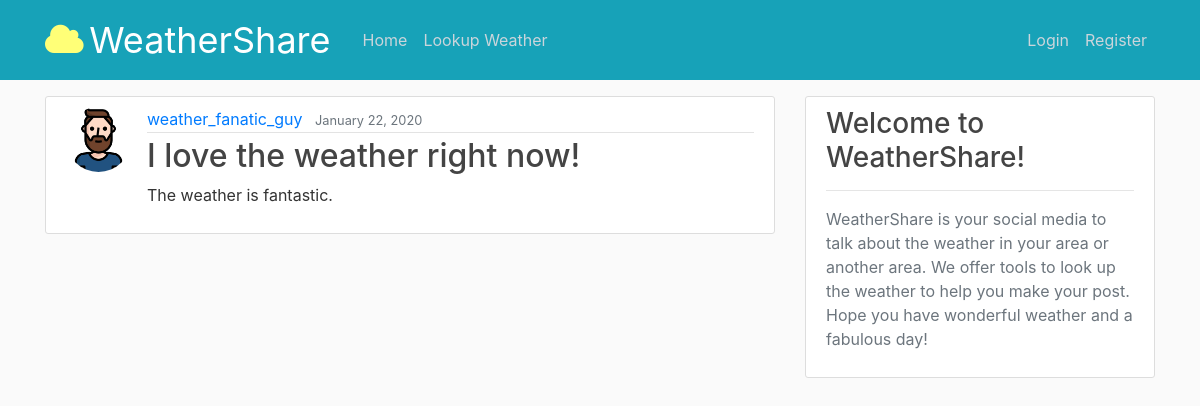
Before: / with the older database file.
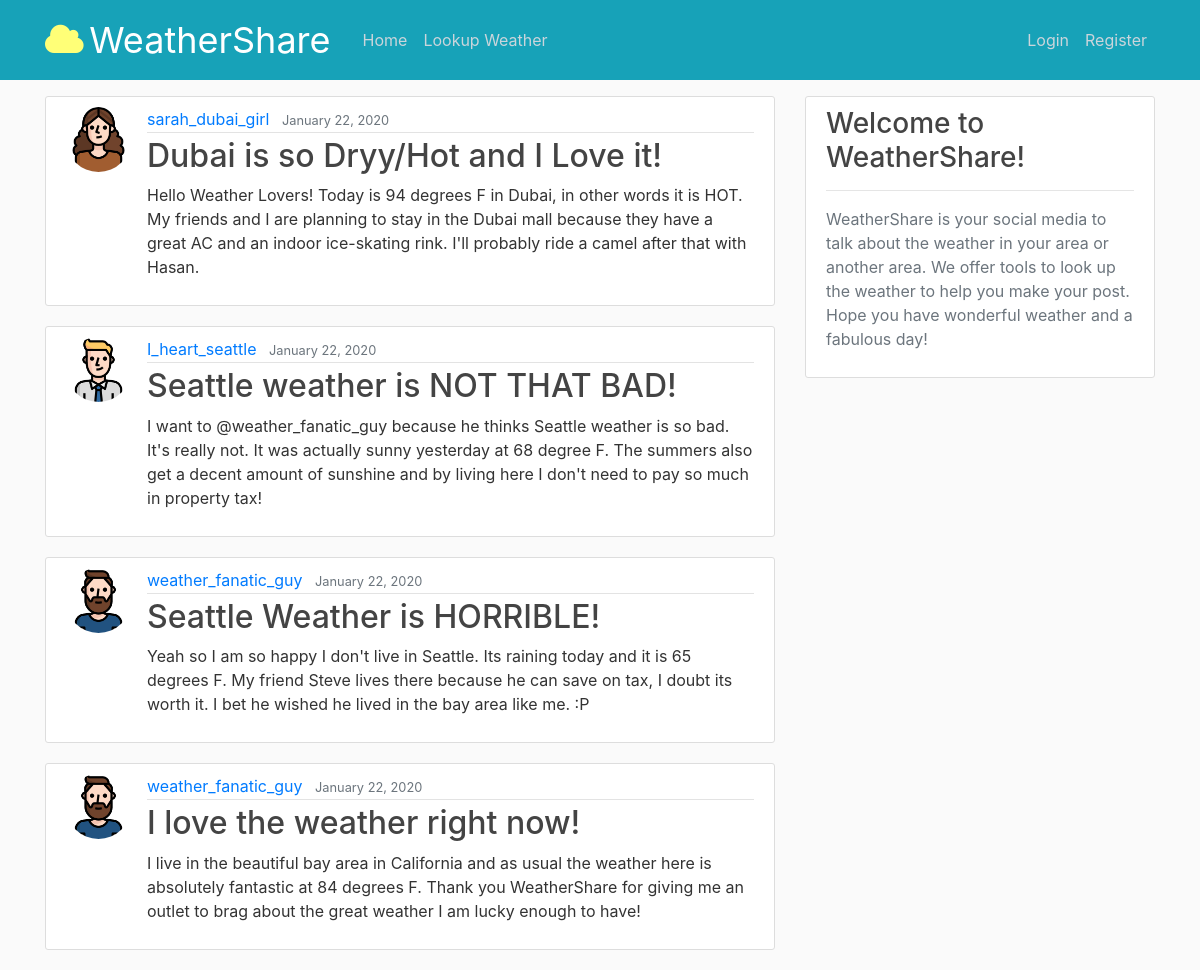
After: the same page with the newer database file.
### blog/models.py (models this page shows, shortened)
class Post(models.Model):
    title = models.CharField(max_length=100)
    content = models.TextField()
    date_posted = models.DateTimeField(default=timezone.now)
    author = models.ForeignKey(User, on_delete=models.CASCADE)

### users/models.py (models this page shows, shortened)
class Profile(models.Model):
    user = models.OneToOneField(User, on_delete=models.CASCADE)
    image = models.ImageField(default='default.png', upload_to='profile_pics')

### blog/views.py (the view)
# urls.py: path('', PostListView.as_view(), name='blog-home'),
class PostListView(ListView):
    model = Post
    template_name = 'blog/home.html'  # <app>/<model>_<viewtype>.html
    context_object_name = 'posts'
    ordering = ['-date_posted']
    paginate_by = 5

### blog/templates/blog/home.html (shortened to what this page needs)
{% extends "blog/base.html" %}
{% block content %}
    {% for post in posts %}
        <article class="media content-section">
          <img class="rounded-circle article-img" src="{{ post.author.profile.image.url }}">
          <div class="media-body">
            <div class="article-metadata">
              <a class="mr-2" href="{% url 'user-posts' post.author.username %}">{{ post.author }}</a>
              <small class="text-muted">{{ post.date_posted|date:"F d, Y" }}</small>
            </div>
            <h2><a class="article-title" href="{% url 'post-detail' post.id %}">{{ post.title }}</a></h2>
            <p class="article-content">{{ post.content }}</p>
          </div>
        </article>
    {% endfor %}
{% endblock content %}

### blog/templates/blog/base.html (shortened to what this page needs)
{% load static %}
<!DOCTYPE html>
<html>
<head>
    <link rel="stylesheet" href="https://maxcdn.bootstrapcdn.com/bootstrap/4.0.0/css/bootstrap.min.css">
    <link rel="stylesheet" type="text/css" href="{% static 'blog/main.css' %}">
    <link rel="stylesheet" href="https://cdnjs.cloudflare.com/ajax/libs/font-awesome/4.7.0/css/font-awesome.min.css">
</head>
<body>
    <header class="site-header">
      <nav class="navbar navbar-expand-md navbar-dark bg-steel fixed-top">
        <div class="container">
          <a class="navbar-brand mr-4" href="{% url 'blog-home' %}">
            <i class="fa fa-cloud" style="font-size:36px;color:rgb(255, 255, 119)"></i>
            <span style="font-size: 36px;"> WeatherShare </span>
          </a>
          <div class="collapse navbar-collapse" id="navbarToggle">
            <div class="navbar-nav mr-auto">
              <a class="nav-item nav-link" href="{% url 'blog-home' %}">Home</a>
              <a class="nav-item nav-link" href="{% url 'blog-lookup-weather' %}">Lookup Weather</a>
            </div>
            <div class="navbar-nav">
              {% if user.is_authenticated %}
                <a class="nav-item nav-link" href="{% url 'post-create' %}">New Post</a>
                <a class="nav-item nav-link" href="{% url 'profile' %}">Profile</a>
                <a class="nav-item nav-link" href="{% url 'logout' %}">Logout</a>
              {% else %}
                <a class="nav-item nav-link" href="{% url 'login' %}">Login</a>
                <a class="nav-item nav-link" href="{% url 'register' %}">Register</a>
              {% endif %}
            </div>
          </div>
        </div>
      </nav>
    </header>
    <main role="main" class="container">
      <div class="row">
        <div class="col-md-8">
          {% block content %}{% endblock %}
        </div>
        <div class="col-md-4">
          <div class="content-section">
            <h3>Welcome to WeatherShare!</h3><hr>
            <p class='text-muted'>WeatherShare is your social media to talk about the weather in your area
              or another area. We offer tools to look up the weather to help you make your post. Hope you
              have wonderful weather and a fabulous day!
            </p>
          </div>
        </div>
      </div>
    </main>
</body>
</html>

### blog/static/blog/main.css (style rules this page uses)
body { background: #fafafa; color: #333333; margin-top: 6rem; }
h1, h2, h3, h4, h5, h6 { color: #444444; }
.bg-steel { background-color: #17a2b8; }
.site-header .navbar-nav .nav-link { color: #cbd5db; }
.content-section { background: #ffffff; padding: 10px 20px; border: 1px solid #dddddd; border-radius: 3px; margin-bottom: 20px; }
.article-title { color: #444444; }
.article-content { white-space: pre-line; }
.article-img { height: 65px; width: 65px; margin-right: 16px; }
.article-metadata { padding-bottom: 1px; margin-bottom: 4px; border-bottom: 1px solid #e3e3e3 }

Changed rows visible on the page:
added Post: author.profile.image (picture), author "sarah_dubai_girl", date_posted "January 22, 2020", title "Dubai is so Dryy/Hot and I Love it!", content "Hello Weather Lovers! Today is 94 degrees F in Dubai, in other words it is HOT. My friends and I are planning to stay in the Dubai mall because they have a great AC and an indoor ice-skating rink. I'll probably ride a camel after that with Hasan."
added Post: author.profile.image (placeholder picture), author "I_heart_seattle", date_posted "January 22, 2020", title "Seattle weather is NOT THAT BAD!", content "I want to @weather_fanatic_guy because he thinks Seattle weather is so bad. It's really not. It was actually sunny yesterday at 68 degree F. The summers also get a decent amount of sunshine and by living here I don't need to pay so much in property tax!"
added Post: author.profile.image (picture), author "weather_fanatic_guy", date_posted "January 22, 2020", title "Seattle Weather is HORRIBLE!", content "Yeah so I am so happy I don't live in Seattle. Its raining today and it is 65 degrees F. My friend Steve lives there because he can save on tax, I doubt its worth it. I bet he wished he lived in the bay area like me. :P"
changed Post "I love the weather right now!": content "The weather is fantastic." → "I live in the beautiful bay area in California and as usual the weather here is absolutely fantastic at 84 degrees F. Thank you WeatherShare for giving me an outlet to brag about the great weather I am lucky enough to have!"
